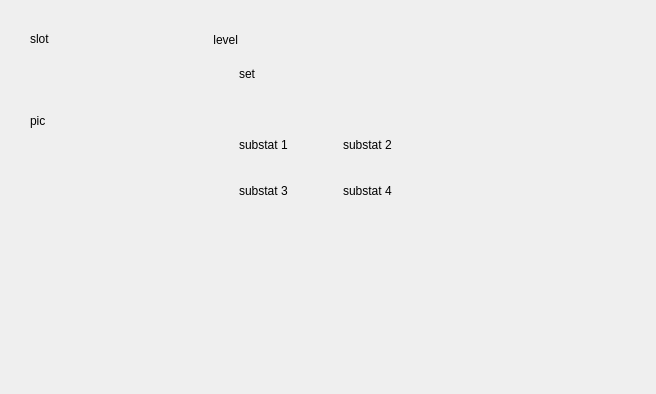
<?xml version="1.0" encoding="UTF-8"?>
<ui version="4.0">
 <class>discRender</class>
 <widget class="QWidget" name="discRender">
  <property name="geometry">
   <rect>
    <x>0</x>
    <y>0</y>
    <width>656</width>
    <height>394</height>
   </rect>
  </property>
  <property name="windowTitle">
   <string>Form</string>
  </property>
  <widget class="QWidget" name="horizontalLayoutWidget">
   <property name="geometry">
    <rect>
     <x>30</x>
     <y>30</y>
     <width>411</width>
     <height>181</height>
    </rect>
   </property>
   <layout class="QHBoxLayout" name="whole">
    <item>
     <widget class="QLabel" name="label">
      <property name="text">
       <string>pic</string>
      </property>
     </widget>
    </item>
    <item>
     <layout class="QVBoxLayout" name="verticalLayout">
      <item>
       <widget class="QLabel" name="set">
        <property name="text">
         <string>set</string>
        </property>
       </widget>
      </item>
      <item>
       <layout class="QGridLayout" name="gridLayout">
        <item row="0" column="0">
         <widget class="QLabel" name="sub1">
          <property name="text">
           <string>substat 1</string>
          </property>
         </widget>
        </item>
        <item row="2" column="1">
         <widget class="QLabel" name="sub4">
          <property name="text">
           <string>substat 4</string>
          </property>
         </widget>
        </item>
        <item row="0" column="1">
         <widget class="QLabel" name="sub2">
          <property name="text">
           <string>substat 2</string>
          </property>
         </widget>
        </item>
        <item row="2" column="0">
         <widget class="QLabel" name="sub3">
          <property name="text">
           <string>substat 3</string>
          </property>
         </widget>
        </item>
       </layout>
      </item>
     </layout>
    </item>
   </layout>
  </widget>
  <widget class="QLabel" name="slotLabel">
   <property name="geometry">
    <rect>
     <x>30</x>
     <y>30</y>
     <width>68</width>
     <height>18</height>
    </rect>
   </property>
   <property name="text">
    <string>slot</string>
   </property>
  </widget>
  <widget class="QLabel" name="levelLabel">
   <property name="geometry">
    <rect>
     <x>167</x>
     <y>30</y>
     <width>71</width>
     <height>20</height>
    </rect>
   </property>
   <property name="layoutDirection">
    <enum>Qt::LayoutDirection::LeftToRight</enum>
   </property>
   <property name="text">
    <string>level</string>
   </property>
   <property name="alignment">
    <set>Qt::AlignmentFlag::AlignRight|Qt::AlignmentFlag::AlignTrailing|Qt::AlignmentFlag::AlignVCenter</set>
   </property>
  </widget>
 </widget>
 <resources/>
 <connections/>
</ui>
